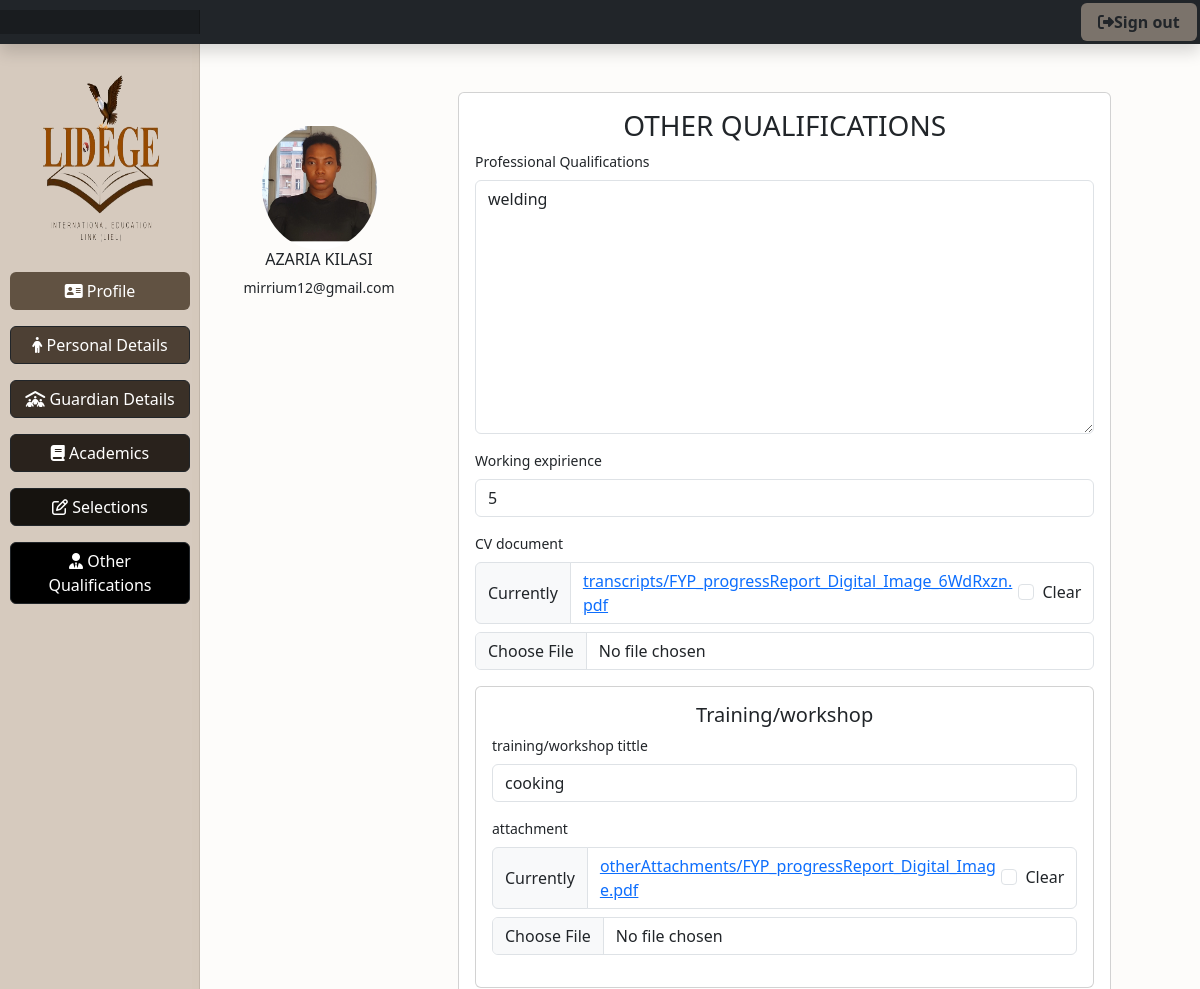
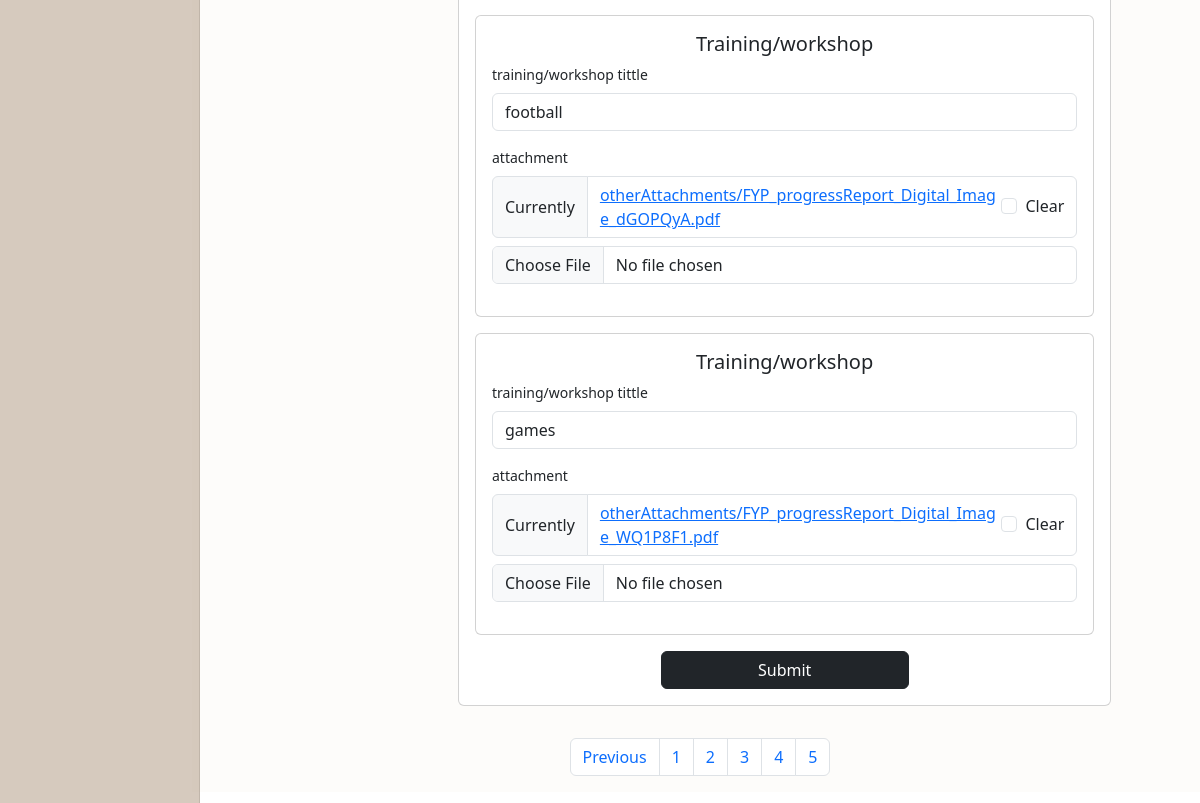
/other/ (signed in), run on the app's committed database (2 pictures, top to bottom).
### applicantsReg/models.py (models this page shows, shortened)
class Applicant_Personal_Details(models.Model):
    user = models.OneToOneField(CustomUser, on_delete=models.CASCADE,related_name='personal_details')
    firstname = models.CharField(max_length=100)
    last_name = models.CharField(max_length=100)
    phone = models.CharField(max_length=13)
    date_of_birth =  models.DateField(null=True)
    submission_time = SubmissionTimeField(null=True)
    nationality = models.CharField(
        max_length=100,
        choices=[(country.name, country.name) for country in pycountry.countries],
        blank=True,
        null=True,
    )
    profile_image = models.ImageField(upload_to='profile_images/', blank=True)
    class Meta:
        verbose_name_plural = "Applicant personal Details"

class CustomUser(AbstractUser):
    email = models.EmailField(unique=True, blank=True, null=True)
    username = models.CharField(max_length=100, unique=True)
    referred_by = models.ForeignKey('self', on_delete=models.SET_NULL, null=True, related_name='referrals')
    class Meta:
        verbose_name_plural = "Users"

class Applicant_Other_Qualifications(models.Model):
    user = models.OneToOneField(CustomUser, on_delete=models.CASCADE,related_name='other_qualifications')
    professional_Qualifications = models.TextField(null=True, blank=True)
    language_proficiency = models.CharField(max_length=10,null=True, blank=True)
    working_expirience = models.IntegerField(null=True, blank=True)
    computer_literacy = models.CharField(max_length=255,null=True, blank=True)
    CV_document = LimitedFileField(upload_to='transcripts/',null=True, blank=True)
    training_or_workshop1 = models.CharField(max_length=300,null=True, blank=True)
    training_or_workshop2 = models.CharField(max_length=300,null=True, blank=True)
    training_or_workshop3 = models.CharField(max_length=300,null=True, blank=True)
    other_attachments1 = LimitedFileField(upload_to='otherAttachments/',null=True, blank=True)
    other_attachments2 = LimitedFileField(upload_to='otherAttachments/',null=True, blank=True)
    other_attachments3 = LimitedFileField(upload_to='otherAttachments/',null=True, blank=True)
    training_and_workshops = LimitedFileField(upload_to='otherAttachments/',null=True, blank=True)
    submission_time = SubmissionTimeField(null=True)

### applicantsReg/views.py (the view)
# urls.py: path('other/',views.other_qualifications_view,name = 'other'),
@login_required
def other_qualifications_view(request):
    applicant_details = getattr(request.user, 'personal_details', None)
    if request.user.is_staff:
        return redirect("applist")
    other_qualifications   = getattr(request.user, 'other_qualifications', None)
    if other_qualifications :
        submission_time = other_qualifications.submission_time  # Assuming there's a submission_time field in your model
        if other_qualifications is not None and submission_time is not None:
            if submission_time + timedelta(hours=168) < timezone.now():  # Assuming there's a submission_time field in your model
                messages.warning(request, "You can't modify your data after 24 hours since submission.")
                return redirect("home")
        if request.method == "POST":
            form = ApplicantOtherQualificationsForm(request.POST, request.FILES, instance = other_qualifications )
            if form.is_valid():
                form.save()
                return redirect('profile')
        else:
            form = ApplicantOtherQualificationsForm(instance = other_qualifications)
        return render(request, "otherQualifications.html", {"form": form,"applicant_details":applicant_details,"messages":messages})
    else:
        error_message = "You don't have any profile you may logout or contact you system admin."
        messages.warning(request, error_message)
        return redirect("home")

### applicantsReg/templates/otherQualifications.html (shortened to what this page needs)
{%extends 'base7.html'%}
{%load static%}
{%load crispy_forms_tags%}
{%block content%}
<div class="row" style="background-color:#f1e7dd27; height:cover; margin-bottom: 2rem;">
    <div class="col-md-3">
        {%if applicant_details.profile_image%}
        <img class="rounded-circle" src="{{applicant_details.profile_image.url}}" alt="" style="width: 50%; margin-left: 25%; margin-top: 5rem;">
        <h6 style="text-align: center;">{{applicant_details.firstname}} {{applicant_details.last_name}}</h6>
        <p style="text-align: center;">{{applicant_details.user.email}}</p>
        {%else%}
        <img class="rounded-circle" src="{%static 'img/avatar.jpg'%}" alt="" style="width: 50%; margin-left: 25%; margin-top: 3rem;">
        <h6 style="text-align: center;margin-top: 0.5rem;">{{applicant_details.user.email}}</h6>
        {%endif%}
    </div>
    <div class="col-md-8">
        <div class="card" style="margin-top: 3rem; padding: 1rem;">
            <div class="row">
                <div class="col-md-12">
                    <h3 style="text-align: center;">OTHER QUALIFICATIONS</h3>
                    <form action="" method="POST" enctype="multipart/form-data">
                        {{form.professional_Qualifications|as_crispy_field}}
                        {{form.working_expirience|as_crispy_field}}
                        {{form.CV_document|as_crispy_field}}
                        <div class="card mb-3" style="padding: 1rem;">
                            <h5 style="text-align: center;">Training/workshop</h5>
                            {{form.training_or_workshop1|as_crispy_field}}
                            {{form.other_attachments1|as_crispy_field}}
                        </div>
                        <div class="card mb-3" style="padding: 1rem;">
                            <h5 style="text-align: center;">Training/workshop</h5>
                            {{form.training_or_workshop2|as_crispy_field}}
                            {{form.other_attachments2|as_crispy_field}}
                        </div>
                        <div class="card mb-3" style="padding: 1rem;">
                            <h5 style="text-align: center;">Training/workshop</h5>
                            {{form.training_or_workshop3|as_crispy_field}}
                            {{form.other_attachments3|as_crispy_field}}
                        </div>
                        <input type="submit" value="Submit" class="btn btn-dark" style="width: 40%; margin-left: 30%;">
                    </form>
                </div>
            </div>
        </div>
    </div>
    <nav aria-label="Page navigation example" style="margin-top: 2rem;">
        <ul class="pagination justify-content-center">
          <li class="page-item">
            <a class="page-link" href="{%url 'selections'%}" tabindex="-1" aria-disabled="true">Previous</a>
          </li>
          <li class="page-item"><a class="page-link" href="{%url 'applicant_details'%}">1</a></li>
          <li class="page-item"><a class="page-link" href="{%url 'guardian'%}">2</a></li>
          <li class="page-item"><a class="page-link" href="{%url 'academics'%}">3</a></li>
          <li class="page-item"><a class="page-link" href="{%url 'selections'%}">4</a></li>
          <li class="page-item"><a class="page-link" href="{%url 'other'%}">5</a></li>
        </ul>
</div>
{%endblock%}

### static/css/dashboard.css (style rules this page uses)
body { font-size: .875rem; }

### data on the page
Applicant_Personal_Details: profile_image (picture), firstname "AZARIA", last_name "KILASI", user.email "mirrium12@gmail.com"
Applicant_Other_Qualifications: professional_Qualifications "welding", working_expirience "5", training_or_workshop1 "cooking", training_or_workshop2 "football", training_or_workshop3 "games"
